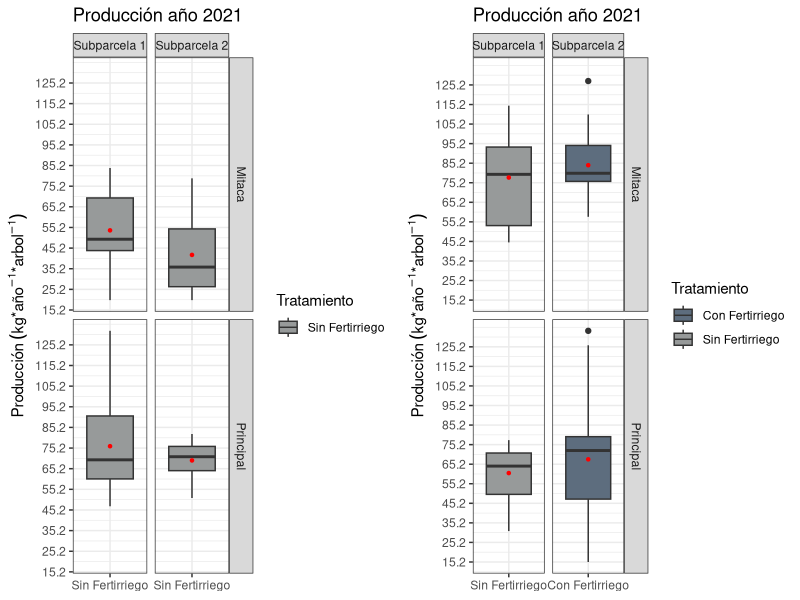
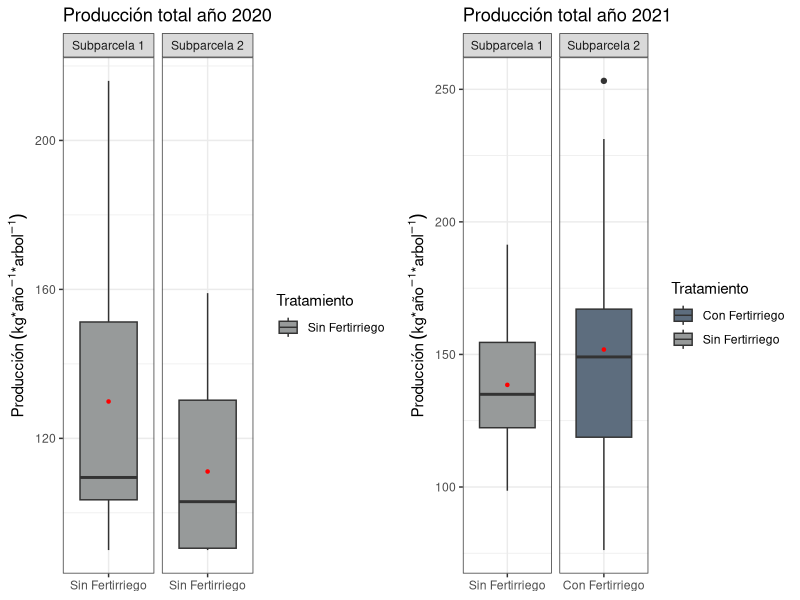
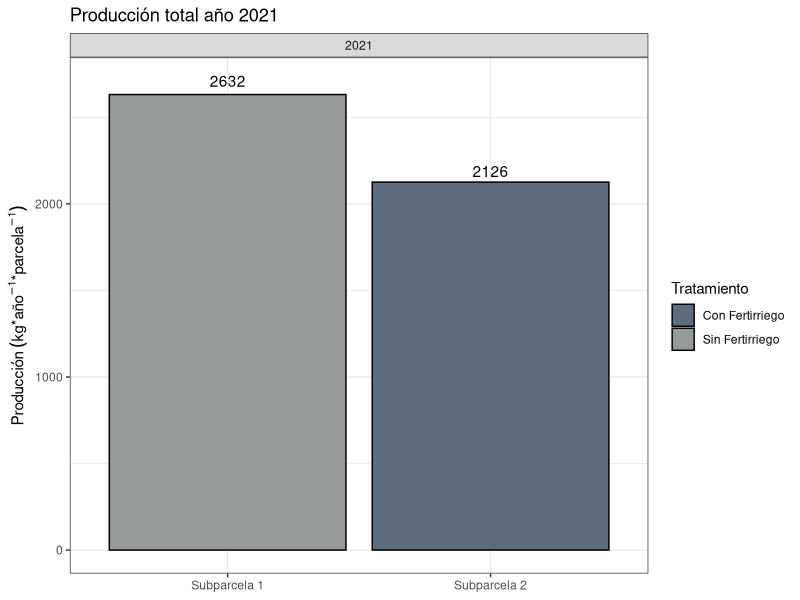
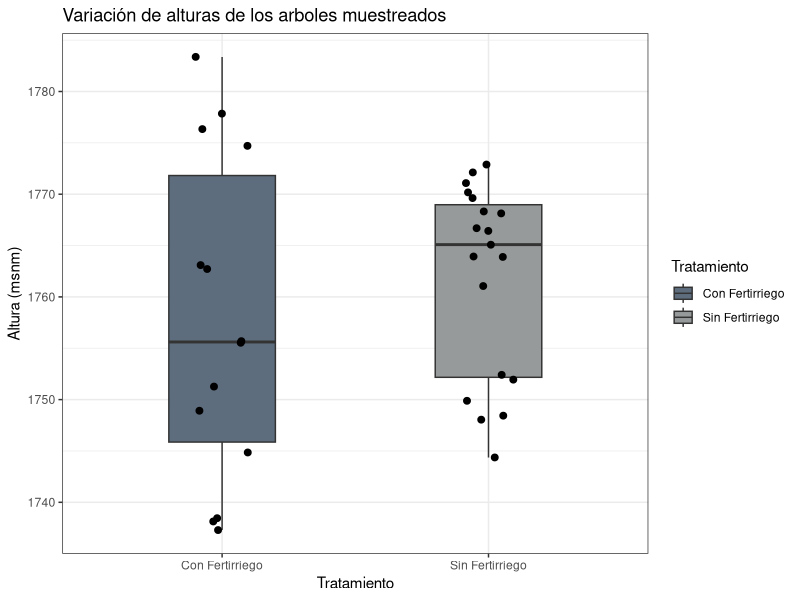
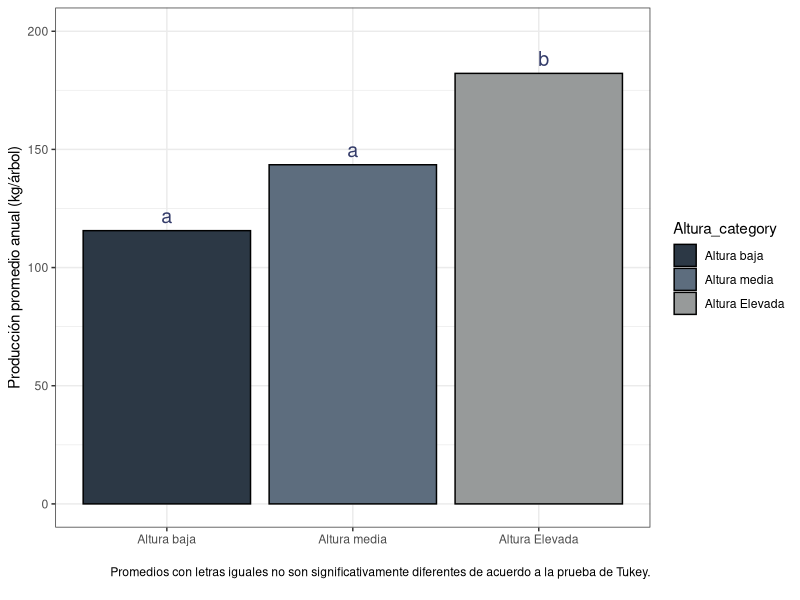
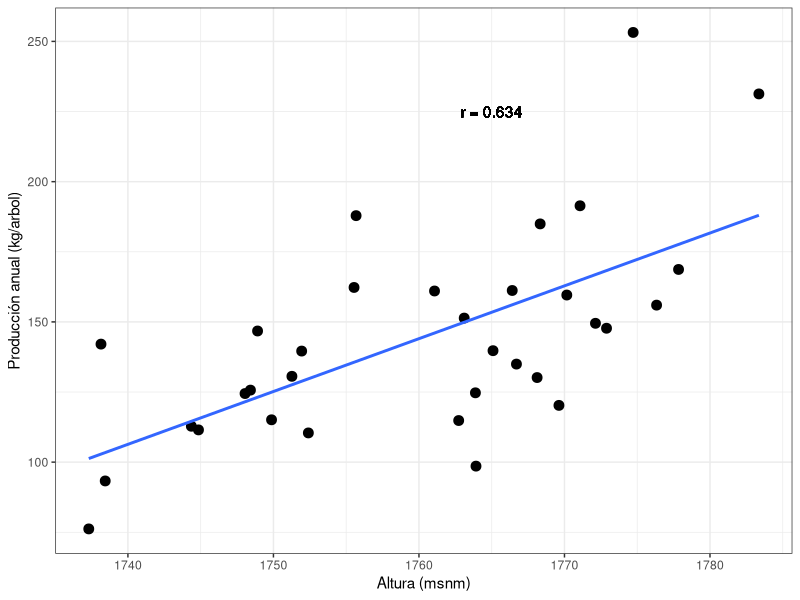
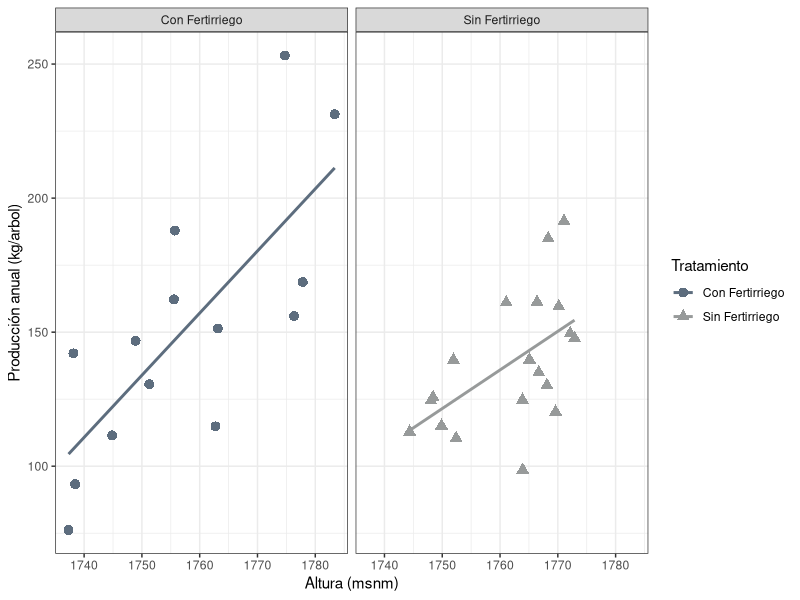

Write R code to recreate these figures, in order. (Note: this script raises an error after producing the figures.)
## ---- chunk 1
knitr::opts_chunk$set(
	echo = FALSE,
	message = FALSE,
	warning = FALSE
)
library(tidyverse)
library(kableExtra)
library(gridExtra)
library(emmeans)
library(multcomp)
## ---- chunk 2
data <- read.csv("Data/data.csv", sep = ";", header = T, na.strings = ".")

## ---- chunk 3
graph_1 <- data %>% dplyr::filter(Temporada == 2020) %>%  ggplot(aes(x = Tratamiento, y = Produccion_arbol, fill = Tratamiento)) +
  geom_boxplot() +
  stat_summary(fun.y = mean, geom="point", shape=20, color="red", fill="red") +
  scale_fill_manual(values = c("#979a9a")) +
  labs(y = expression(Producción~(kg*"*"*año^-1*"*"*arbol^-1)), x = NULL, title = "Producción año 2021") +
  scale_y_continuous(breaks = round(seq(min(data$Produccion_arbol), max(data$Produccion_arbol), by = 10), 1)) +
  theme_bw() +
  facet_grid(Cosecha~Subparcela, scales = "free_x")
## ---- chunk 4
graph_2 <- data %>% dplyr::filter(Temporada == 2021) %>%  ggplot(aes(x = Tratamiento, y = Produccion_arbol, fill = Tratamiento)) +
  geom_boxplot() +
  stat_summary(fun.y = mean, geom="point", shape=20, color="red", fill="red") +
  scale_fill_manual(values = c("#5d6d7e", "#979a9a")) +
  labs(y = expression(Producción~(kg*"*"*año^-1*"*"*arbol^-1)), x = NULL, title = "Producción año 2021") +
  scale_y_continuous(breaks = round(seq(min(data$Produccion_arbol), max(data$Produccion_arbol), by = 10), 1)) +
  theme_bw() +
  facet_grid(Cosecha~Subparcela, scales = "free_x")
## ---- chunk 5
grid.arrange(graph_1, graph_2, ncol=2)
## ---- chunk 6
graph_3 <- data %>% group_by(Temporada, Subparcela, Rep, Tratamiento) %>% summarise(acum = sum(Produccion_arbol)) %>% 
  dplyr::filter(Temporada == 2020) %>% 
  ggplot(aes(x = Tratamiento, y = acum, fill = Tratamiento)) +
  geom_boxplot() +
  stat_summary(fun.y = mean, geom="point", shape=20, color="red", fill="red") +
  scale_fill_manual(values = c("#979a9a")) +
  labs(y =expression(Producción~(kg*"*"*año^-1*"*"*arbol^-1)), x = NULL, title = "Producción total año 2020") +
  #scale_y_continuous(breaks = round(seq(min(data$Produccion_arbol), max(data$Produccion_arbol), by = 10), 1)) +
  theme_bw() +
  facet_grid(~Subparcela, scales = "free_x")
## ---- chunk 7
graph_4 <- data %>% group_by(Temporada, Subparcela, Rep, Tratamiento) %>% summarise(acum = sum(Produccion_arbol)) %>% 
  dplyr::filter(Temporada == 2021) %>% 
  ggplot(aes(x = Tratamiento, y = acum, fill = Tratamiento)) +
  geom_boxplot() +
  stat_summary(fun.y = mean, geom="point", shape=20, color="red", fill="red") +
  scale_fill_manual(values = c("#5d6d7e", "#979a9a")) +
  labs(y = expression(Producción~(kg*"*"*año^-1*"*"*arbol^-1)), x = NULL, title = "Producción total año 2021") +
  #scale_y_continuous(breaks = round(seq(min(data$Produccion_arbol), max(data$Produccion_arbol), by = 10), 1)) +
  theme_bw() +
  facet_grid(~Subparcela, scales = "free_x")

## ---- chunk 8
grid.arrange(graph_3, graph_4, ncol=2)
## ---- chunk 9
data %>% group_by(Temporada, Subparcela, Tratamiento) %>% summarise(acum = sum(Produccion_arbol)) %>% dplyr::filter(Temporada == 2021) %>% 
  ggplot(aes(x = Subparcela, y = acum, fill = Tratamiento)) +
  geom_col(position = "stack", colour="black") +
  geom_text(aes(label = round(acum)), position = position_stack(1.03)) +
  scale_fill_manual(values = c("#5d6d7e", "#979a9a")) +
  theme_bw() +
  labs(y = expression(Producción~(kg*"*"*año^-1*"*"*parcela^-1)), x = NULL, title = "Producción total año 2021") +
  facet_grid(~Temporada)
## ---- chunk 10
pn_acum <- data %>% group_by(Temporada, Subparcela, Rep, Tratamiento, Altura) %>% summarise(acum = sum(Produccion_arbol))
## ---- chunk 11
pn_acum %>% dplyr::filter(Temporada == 2021) %>% ggplot(aes(x = Tratamiento, y = Altura)) +
  geom_boxplot(width=0.4, aes(fill= Tratamiento)) +
  scale_fill_manual(values = c("#5d6d7e", "#979a9a")) +
  geom_jitter(width = 0.1, size = 2) +
  labs(title = "Variación de alturas de los arboles muestreados", y = "Altura (msnm)") +
  theme_bw()
  
## ---- chunk 12
pn_acum_2021 <- pn_acum %>% dplyr::filter(Temporada == 2021) %>% 
  mutate(Altura_category = case_when(
    Altura <= 1750 ~ "Altura baja",
    Altura <= 1770 ~ "Altura media",
    Altura > 1770 ~ "Altura Elevada"
    )
  ) 

pn_acum_2021$Altura_category = as.factor(pn_acum_2021$Altura_category)
## ---- chunk 13
mod.aguacate <- lm(acum ~ Tratamiento + Altura_category, data = pn_acum_2021)
# ANOVA para mostrar
ao_aguacate <- anova(mod.aguacate)
ao_aguacate
## ---- chunk 14

# Mean comparisons by Finca
mean_comparisons_altura <- mod.aguacate %>% 
  emmeans(pairwise ~ "Altura_category", adjust="tukey") %>% 
  pluck("emmeans") %>% 
  cld(details=TRUE, Letters=letters) # add letter display

mean_comparisons_altura$emmeans # adjusted variety means
## ---- chunk 15
# plotting Results for Tto para mostrar
mean_comparisons_altura$emmeans$Altura_category <- factor(mean_comparisons_altura$emmeans$Altura_category, levels = c("Altura baja", "Altura media", "Altura Elevada"))

ggplot() +
    geom_col(
    data = mean_comparisons_altura$emmeans,
    aes(y = emmean, x = reorder(Altura_category, emmean), fill = Altura_category), col = "black") +
  # red letters 
  geom_text(
    data = mean_comparisons_altura$emmeans,
    aes(y = emmean, x = Altura_category, label = .group, vjust=-0.5),
    color = "#333b69", size = 5
  ) + 
  scale_fill_manual(values = c("#2c3845", "#5d6d7e", "#979a9a")) +
  ylim(c(0, 200)) + # force y-axis to start at 0
  ylab("Producción promedio anual (kg/árbol)") + # label y-axis      # label x-axis
  labs(x = NULL, caption = "
       Promedios con letras iguales no son significativamente diferentes de acuerdo a la prueba de Tukey.
       ") +
  theme_bw() # clearer plot format 
## ---- chunk 16
r_cor <- round(cor(pn_acum_2021$acum, pn_acum_2021$Altura, method = "pearson"),3)

pn_acum_2021 %>% ggplot(aes(x = Altura, y = acum)) +
  labs(x = "Altura (msnm)", y = "Producción anual (kg/arbol)") +
  geom_point(size = 3) +
  theme_bw() + 
  #scale_color_manual(values = c("#5d6d7e", "#979a9a")) +
  geom_smooth(method = "lm", se = F) +
  geom_text(aes(label = paste("r =",r_cor)),
            x = 1765, y = 225)

## ---- chunk 17
pn_acum_2021 %>% ggplot(aes(x = Altura, y = acum, color = Tratamiento)) +
  labs(x = "Altura (msnm)", y = "Producción anual (kg/arbol)") +
  geom_point(aes(shape = Tratamiento), size = 3) +
  theme_bw() + 
  scale_color_manual(values = c("#5d6d7e", "#979a9a")) +
  geom_smooth(method = "lm", se = F) +
  facet_wrap(~Tratamiento)
## ---- chunk 18
Calidad_fruto <- read.csv("Data/Calidad_fruto.csv", sep = ";", header = T, na.strings = ".")
Calidad_fruto <- Calidad_fruto %>% dplyr::select(!Peso_fruto)
Calidad_fruto <- Calidad_fruto %>% dplyr::mutate(Peso_fruto = (Peso_corteza+Peso_meso+Peso_semilla),
                                                 Porc_pulpa = (Peso_meso/(Peso_corteza+Peso_meso+Peso_semilla))*100)

Calidad_fruto <- Calidad_fruto %>% relocate(Peso_fruto, Porc_pulpa, .after = Cosecha)

Calidad_fruto <- Calidad_fruto %>% relocate(Peso_meso, Peso_corteza, Peso_semilla, .before = Porc_pulpa)

## ---- chunk 19
library(corrplot)

res <- cor(use = "na.or.complete", Calidad_fruto %>% dplyr::select(-c("Subparcela", "Muestra", "Cosecha", "Forma__corteza")))
corrplot(res, type = "upper", order = "hclust", 
         tl.col = "black", tl.srt = 45)
## ---- chunk 20
res_Traviesa <- cor(use = "na.or.complete", Calidad_fruto %>% dplyr::filter(Cosecha == "Traviesa") %>% dplyr::select(-c("Subparcela", "Muestra", "Cosecha", "Forma__corteza", "pH_endo")))
corrplot(res_Traviesa, type = "upper", tl.col = "black", tl.srt = 45)
## ---- chunk 21
res_principal <- cor(use = "na.or.complete", Calidad_fruto %>% dplyr::filter(Cosecha == "Principal") %>% dplyr::select(-c("Subparcela", "Muestra", "Cosecha", "Forma__corteza", "pH_endo")))
corrplot(res_principal, type = "upper", tl.col = "black", tl.srt = 45)
## ---- chunk 22
boxp_prom_calidad <- Calidad_fruto %>% dplyr::filter(Cosecha == "Principal")


box_sl <- ggplot(boxp_prom_calidad, aes(x = Subparcela, y = Peso_fruto)) +
  geom_bar(stat = 'summary', aes(fill= Subparcela), show.legend = F) +
  scale_fill_manual(values = c("#5d6d7e", "#979a9a")) +
  stat_summary(aes(label = round(..y..,2)), fun.y=mean, geom="text", size=3,
               vjust = -0.5) +
  theme(legend.position = "top") +
  labs(y = "Peso de fruto (g)", title = "Peso de fruto")
  
box_sw <- ggplot(boxp_prom_calidad, aes(x = Subparcela, y = Peso_meso, fill = Subparcela)) +
  geom_bar(stat = 'summary', aes(fill= Subparcela), show.legend = F) +
  scale_fill_manual(values = c("#5d6d7e", "#979a9a")) +
  stat_summary(aes(label = round(..y..,2)), fun.y=mean, geom="text", size=3,
               vjust = -0.5) +
  theme(legend.position = "top") +
  labs(y = "Peso de mesocarpo (g)", title = "Peso de mesocarpo")
  
box_pl <- ggplot(boxp_prom_calidad, aes(x = Subparcela, y = Peso_corteza, fill = Subparcela)) +
  geom_bar(stat = 'summary', aes(fill= Subparcela), show.legend = F) +
  scale_fill_manual(values = c("#5d6d7e", "#979a9a")) +
  stat_summary(aes(label = round(..y..,2)), fun.y=mean, geom="text", size=3,
               vjust = -0.5) +
  theme(legend.position = "top") +
  labs(y = "Peso de corteza (g)", title = "Peso de corteza")


box_pw <- ggplot(boxp_prom_calidad, aes(x = Subparcela, y = Peso_semilla, fill = Subparcela)) +
  geom_bar(stat = 'summary', aes(fill= Subparcela), show.legend = F) +
  scale_fill_manual(values = c("#5d6d7e", "#979a9a")) +
  stat_summary(aes(label = round(..y..,2)), fun.y=mean, geom="text", size=3,
               vjust = -0.5) +
  theme(legend.position = "top") +
  labs(y = "Peso de semilla (g)", title = "Peso de semilla")

box_ci <- ggplot(boxp_prom_calidad, aes(x = Subparcela, y = Porc_pulpa, fill = Subparcela)) +
  geom_bar(stat = 'summary', aes(fill= Subparcela), show.legend = F) +
  scale_fill_manual(values = c("#5d6d7e", "#979a9a")) +
  stat_summary(aes(label = round(..y..,2)), fun.y=mean, geom="text", size=3,
               vjust = -0.5) +
  theme(legend.position = "top") +
  labs(y = "Porcentaje de pulpa (%)", title = "Porcentaje de pulpa")


grid.arrange(box_sl, box_sw, box_pl, box_pw, box_ci, ncol = 3, nrow = 2)
## ---- chunk 23
# box_TD <- ggplot(boxp_prom_calidad, aes(x = Subparcela, y = Tamaño.dorsal, fill = Subparcela)) +
#   geom_boxplot() +
#   theme(legend.position = "top")

box_AEndo <- ggplot(boxp_prom_calidad, aes(x = Subparcela, y = Acidez_endo, fill = Subparcela)) +
  geom_bar(stat = 'summary', aes(fill= Subparcela), show.legend = F) +
  scale_fill_manual(values = c("#5d6d7e", "#979a9a")) +
  stat_summary(aes(label = round(..y..,2)), fun.y=mean, geom="text", size=3,
               vjust = -0.5) +
  theme(legend.position = "top") +
  labs(y = "Acidez (% ácido tartárico)", title = "% de acidez")

box_GBE <- ggplot(boxp_prom_calidad, aes(x = Subparcela, y = Grados_brix_endo, fill = Subparcela)) +
  geom_bar(stat = 'summary', aes(fill= Subparcela), show.legend = F) +
  scale_fill_manual(values = c("#5d6d7e", "#979a9a")) +
  stat_summary(aes(label = round(..y..,2)), fun.y=mean, geom="text", size=3,
               vjust = -0.5) +
  theme(legend.position = "top") +
  labs(y = "ºBrix", title = "ºBrix")

box_Grasa <- ggplot(boxp_prom_calidad, aes(x = Subparcela, y = Grasa.total_endo, fill = Subparcela)) +
  geom_bar(stat = 'summary', aes(fill= Subparcela), show.legend = F) +
  scale_fill_manual(values = c("#5d6d7e", "#979a9a")) +
  stat_summary(aes(label = round(..y..,2)), fun.y=mean, geom="text", size=3,
               vjust = -0.5) +
  theme(legend.position = "top") +
  labs(y = "Grasa total (g/100 g)", title = "Grasa Total")

box_Fibra <- ggplot(boxp_prom_calidad, aes(x = Subparcela, y = Fibra.cruda_endo, fill = Subparcela)) +
  geom_bar(stat = 'summary', aes(fill= Subparcela), show.legend = F) +
  scale_fill_manual(values = c("#5d6d7e", "#979a9a")) +
  stat_summary(aes(label = round(..y..,2)), fun.y=mean, geom="text", size=3,
               vjust = -0.5) +
  theme(legend.position = "top") +
  labs(y = "Fibra total (g/100 g)", title = "Fibra Total")


grid.arrange(box_AEndo, box_GBE, box_Grasa, box_Fibra, ncol = 2, nrow = 2)

# Eliminar Tamaño dorsal, Long endocarpio, ancho del endocarpio, haces vasculares
